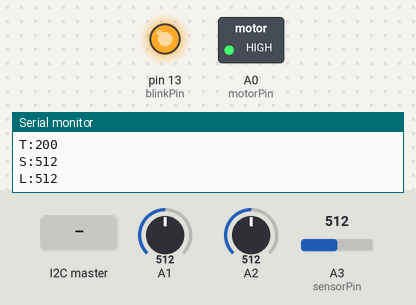
Bench run of a sketch on a simulated Arduino Uno, built with avr-gcc and run on an emulated ATmega328P. Shown: switched loads named in the sketch (green lamp = pin HIGH), output pins drawn as LEDs (lit = HIGH), the last lines printed to the serial monitor. The test bench sets the inputs (shaded band); at power-on: A2 = 512, A1 = 512, A3 (sensorPin) = 512.

Above: at 1.2 s.
1.3 s: the I2C master sends the byte 2
At 4.6 s:
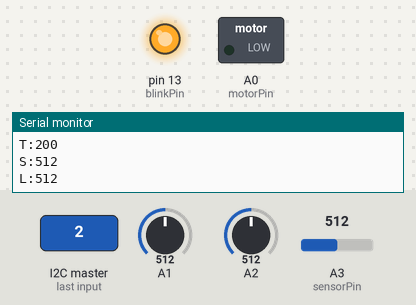
6.1 s: A2 set to 467
8.4 s: A2 set to 442
At 10.9 s:
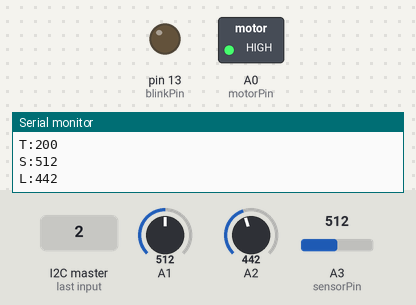
11.5 s: A1 set to 261
13.0 s: A1 set to 242
At 13.5 s:
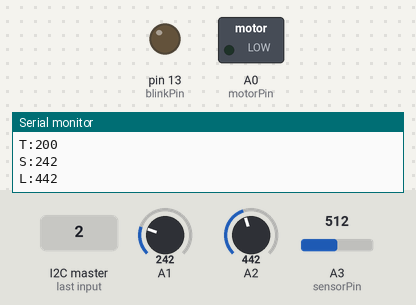
14.7 s: A1 set to 260
At 16.9 s:
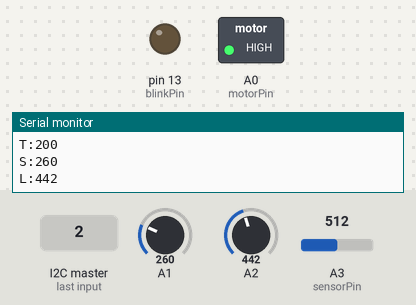
Timing chart, 0 to 18.4 s (numbered marks = the images above; inputs shaded):
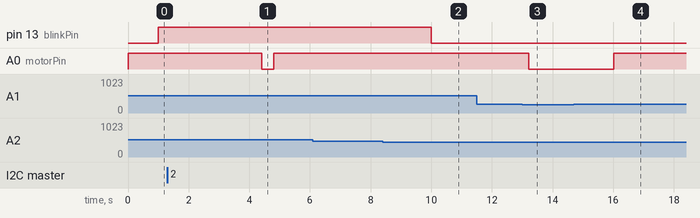

The sketch:

embedded1.ino
```cpp
#include <Wire.h>

#define SLAVE_ADDRESS 0x18
int number = 0;
int sensorPin = 3;
int motorPin = A0;
int blinkPin = 13;
int Sys = 1;
int turnonlight = 0;
int turnonpump = 0;

void setup(){
  pinMode(motorPin, OUTPUT); // set A0 to an output so we can use it to turn on the transistor
  pinMode(blinkPin, OUTPUT);
  Serial.begin(9600);
  Wire.begin(SLAVE_ADDRESS);
  Wire.onReceive(receiveData);
  Wire.onRequest(sendData);

}

void loop(){
  int soil = analogRead(A1);
  int light = analogRead(A2);

  int reading = analogRead(sensorPin);

  float voltage = reading * 5.0;
  voltage /= 1024.0;
  float tempC = (voltage - 0.5) * 100;
  if(Sys == 1){

    Serial.print("T:");
    Serial.println(int(tempC));
    Serial.print("S:");
    Serial.println(soil);
    Serial.print("L:");
    Serial.println(light);

 //number = 1. system
 //number = 2, water
 //number = 3 turn on light,
    if(turnonpump != 1){
      if(soil > 250){
         digitalWrite(motorPin, HIGH); // turn on the motor
         delay(1000);
      }

      if(soil < 250){
         digitalWrite(motorPin, LOW); // turn on the motor
         delay(1000);
      }

    }
    if(turnonpump ==1){
       digitalWrite(motorPin, HIGH); // turn on the motor
       delay(3000);
       digitalWrite(motorPin, LOW);
       turnonpump = 0;

    }

    if(turnonlight == 0){
      if(light > 450){
         digitalWrite(blinkPin, HIGH); // turn on the LED
         delay(200);
      }

      if(light <= 450){
         digitalWrite(blinkPin, LOW); // turn on the LED
         delay(200);
      }
    }
    if(turnonlight ==1){
      digitalWrite(blinkPin, HIGH);
    }
  delay(200);
  }
}
void receiveData(int byteCount) {

  while (Wire.available()) {
     number = Wire.read();
     delay(500);
     Serial.println(number);
     if(number == 1){
       Sys = 1;
     }
     else if(number == 3){
       if(turnonlight == 1){
         digitalWrite(blinkPin, LOW);
         turnonlight = 0;
         delay(500);
       }
       else if(turnonlight ==0){
         turnonlight = 1;
         delay(1000);
       }
     }

     else if(number == 2){
       if(turnonpump == 0){
         turnonpump = 1;
       }
     }
     else{
       Sys = 0;
     }


  }
}
void sendData(){
    Wire.write(number);
}
```

Measured:
- the behaviour switches between 451 and 450 on A2 (found by bisection; images 1 and 2)
- the behaviour switches between 250 and 249 on A1 (found by bisection; images 2 and 3)
- after the input at 1.3 s, A0 (motorPin): HIGH → LOW after 3.1 s, → HIGH 0.40 s later
- after the input at 8.4 s, pin 13 (blinkPin): HIGH → LOW after 1.6 s
- after the input at 13.0 s, A0 (motorPin): HIGH → LOW after 0.21 s
- after the input at 14.7 s, A0 (motorPin): LOW → HIGH after 1.3 s
